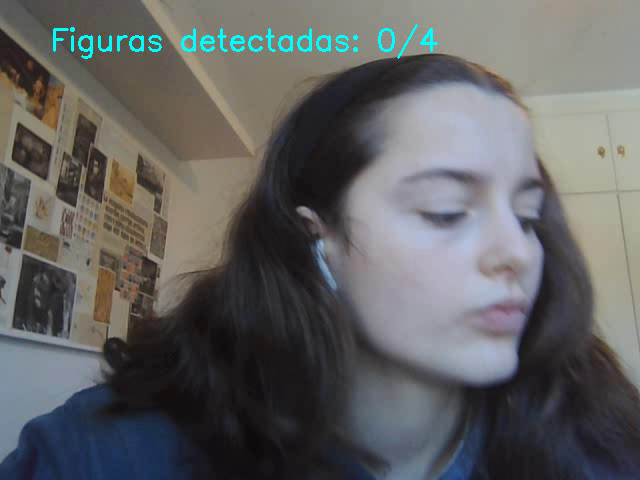
#> input picture frame 48 of video_prueba_seguimiento.mp4, 640 x 480 px, given in place of the camera
$ jupyter execute --allow-errors Notebook_Proyecto_Final.ipynb   (text cells are left out)
#> lines starting #> are read from the running program, lines starting #| are printed output that depends on the picture; after the words box and inside, x2 and y2 are one past the last pixel; in counts of white or black regions, pixels touching at a corner belong together
#> further down, frame is the input picture: shape (480, 640, 3); mean B, G, R 98.6, 98.5, 98.2
[cell 1]
from typing import List
import numpy as np
import imageio
import cv2
import copy
import os
import time

[cell 2]
def load_images(filenames: List) -> List:
    return [imageio.imread(filename) for filename in filenames]

[cell 3]
# Lista con todas las rutas de las fotos para calibrar la cámara
imgs_path = os.path.join(".", "..", "assets", "fotos_originales")
#> (the rest of this cell did not finish here and is left out)

#> (a cell that did not finish here is left out)

#> (a cell that did not finish here is left out)

[cell 6]
# Dibujamos las imágenes con las esquinas para comprobar que han funcionado correctamente usando la libreria cv2
# [4 lines left out: function show_image, not called in this run]

def write_image(path, img):
    cv2.imwrite(path, img)

#> (the rest of this cell did not finish here and is left out)

[cell 7]
# Definimos un método para obtener los puntos del tablero
# [12 lines left out: function get_chessboard_points, not called in this run]

#> (the rest of this cell did not finish here and is left out)

#> (a cell that did not finish here is left out)

[cell 9]
# Comprobación de número óptimo de imágenes para calibrar
import matplotlib.pyplot as plt

images_count = [i for i in range(1, 13)]
calibration_errors = []

#> (the rest of this cell did not finish here and is left out)

[cell 10]
import cv2
import time

# Definir la secuencia esperada para la contraseña
expected_sequence = ["circle", "line", "square", "triangle"]

# Inicializar la memoria de los patrones detectados
detected_sequence = []
last_detection_time = 0  # Almacena el último tiempo de detección de forma
detection_delay = 1  # Intervalo en segundos entre detecciones
checking_sequence = False  # Bandera para indicar si se está comprobando la secuencia

def detect_shapes(frame):
    """Detectar y clasificar las formas geométricas más cercanas al centro."""
    gray = cv2.cvtColor(frame, cv2.COLOR_BGR2GRAY)
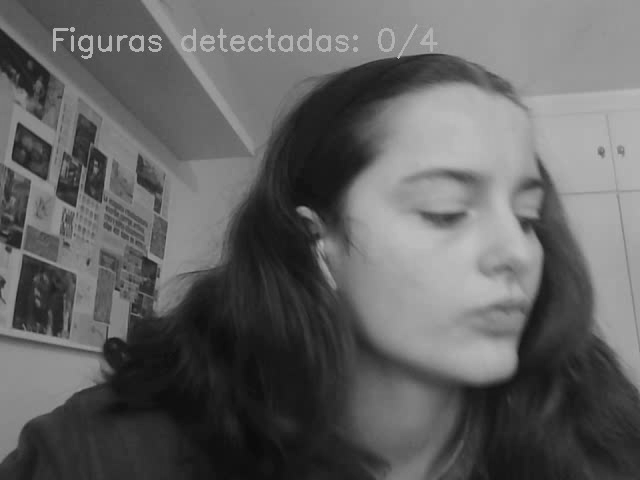
#> gray: shape (480, 640); min 10, max 193, mean 98.4
    blurred = cv2.GaussianBlur(gray, (5, 5), 0)
    edges = cv2.Canny(blurred, 50, 150)
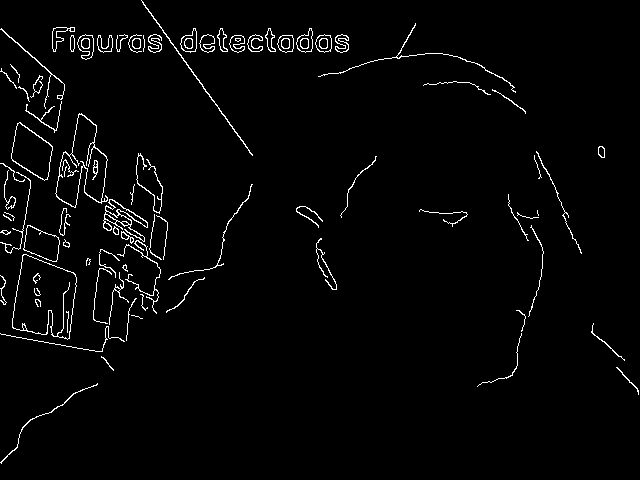
#> edges: shape (480, 640); 2.4% white in thin lines or dots
    contours, _ = cv2.findContours(edges, cv2.RETR_EXTERNAL, cv2.CHAIN_APPROX_SIMPLE)
#> contours = 78 contours, 36 with area under 20; largest, box (x1, y1, x2, y2) and area: (12, 254, 77, 340) 3938, (55, 113, 108, 208) 2721, (11, 122, 53, 181) 1478, (23, 225, 60, 262) 847, (103, 199, 148, 242) 568

    # Filtrar contornos por tamaño y posición
    min_area = 1000  # Área mínima inicial
    frame_center = (frame.shape[1] // 2, frame.shape[0] // 2)  # Centro del frame
#> (the rest of the program and of its run is left out)
